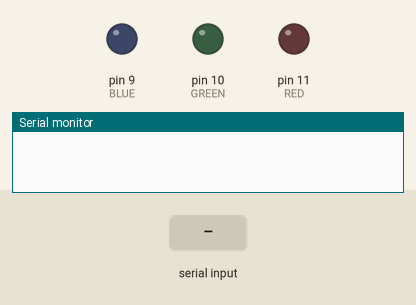
This sketch was run on a simulated Arduino Uno, built with avr-gcc and run on an emulated ATmega328P. On the bench: output pins drawn as LEDs (lit = HIGH), the last lines printed to the serial monitor. The test bench sets the inputs (shaded band).

Above: at 1.5 s.
1.6 s: "red on" received over Serial
At 3.4 s:
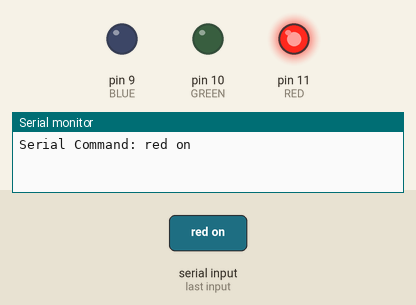
4.4 s: "green on" received over Serial
At 6.5 s:
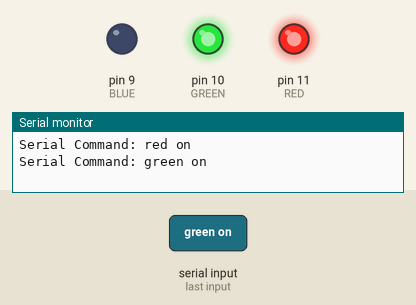
7.0 s: "red off" received over Serial
At 8.8 s:
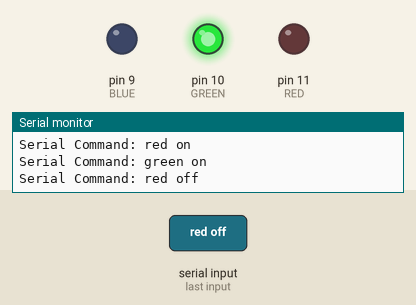
9.9 s: "blue on" received over Serial
At 11.9 s:
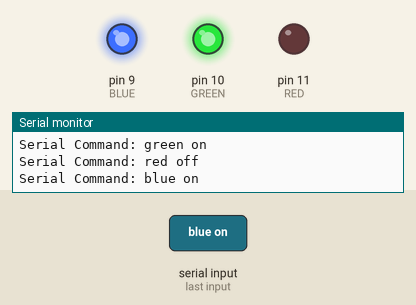
12.5 s: "green off" received over Serial
At 15.1 s:
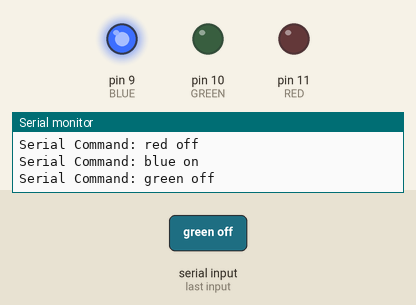
15.4 s: "red on" received over Serial
At 17.3 s:
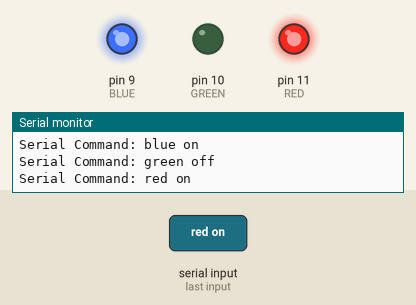
Timing chart, 0 to 18.8 s (numbered marks = the images above; inputs shaded):
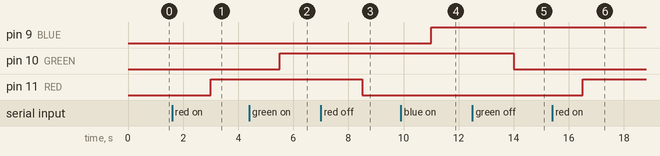

The sketch:

led_control.ino
```cpp
#define RED 11
#define GREEN 10
#define BLUE 9

String msg;
void setup() {
  // put your setup code here, to run once:
  pinMode(RED,OUTPUT);
  pinMode(GREEN,OUTPUT);
  pinMode(BLUE,OUTPUT);
  Serial.begin(9600); // Communication rate of the Bluetooth Module
}

void loop() {
 // To read message received from other Bluetooth Device
 //Serial.println("");
 delay(500);
  if (Serial.available() > 0){ // Check if there is data coming
    msg = Serial.readString(); // Read the message as String
    Serial.println("Serial Command: " + msg);
    if(msg == "red on") {
      digitalWrite(RED, HIGH); // Turn on LED
      msg = "";
    }
    else if(msg == "red off") {
      digitalWrite(RED, LOW);
      msg = "";
    }

    else if(msg == "green on") {
      digitalWrite(GREEN, HIGH); // Turn on LED
      msg = "";
    }
    else if(msg == "green off") {
      digitalWrite(GREEN, LOW);
      msg = "";
    }

    else if(msg == "blue on") {
      digitalWrite(BLUE, HIGH); // Turn on LED
      msg = "";
    }
    else if(msg == "blue off") {
      digitalWrite(BLUE, LOW);
      msg = "";
    }
    else {
      Serial.println("Unknown Command");
    }
  }


}
```

Measured:
- after the input at 1.6 s, pin 11 (RED): LOW → HIGH after 1.4 s
- after the input at 4.4 s, pin 10 (GREEN): LOW → HIGH after 1.1 s
- after the input at 7.0 s, pin 11 (RED): HIGH → LOW after 1.5 s
- after the input at 9.9 s, pin 9 (BLUE): LOW → HIGH after 1.1 s
- after the input at 12.5 s, pin 10 (GREEN): HIGH → LOW after 1.5 s
- after the input at 15.4 s, pin 11 (RED): LOW → HIGH after 1.1 s
